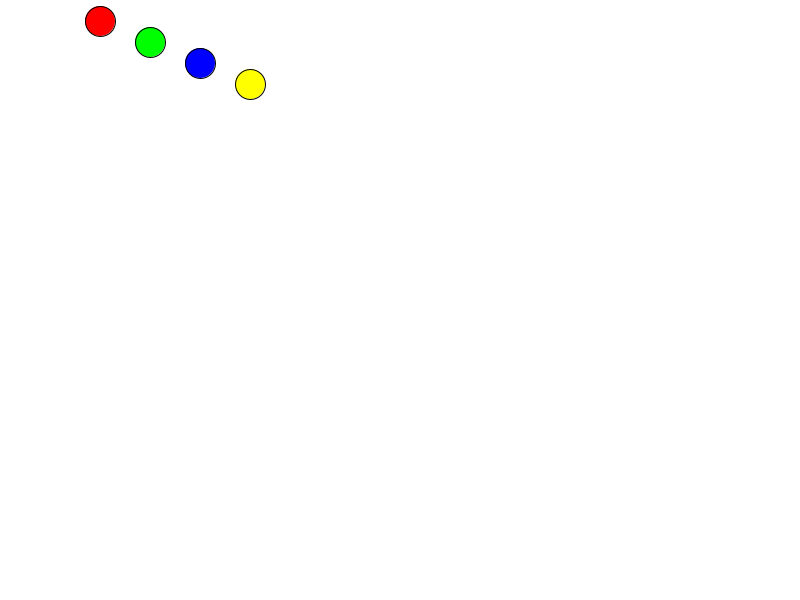
Frame 1 (no input)
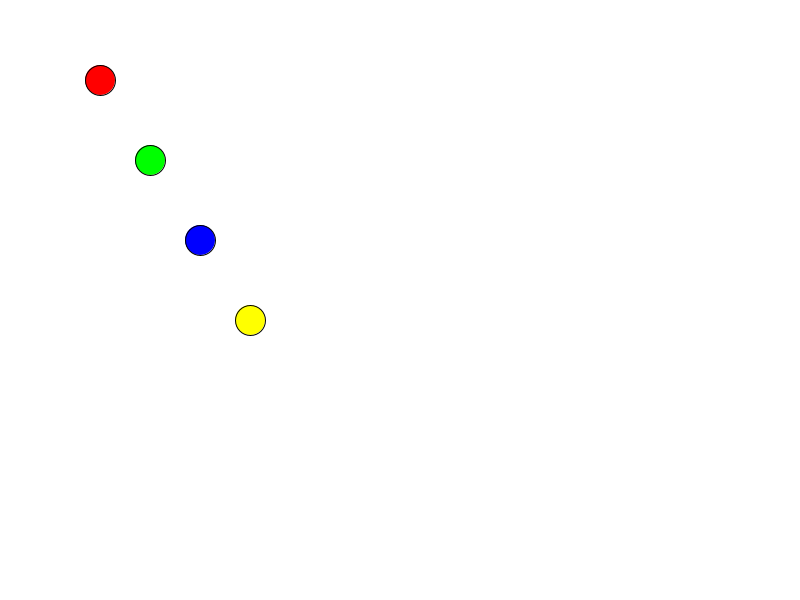
Frame 60 (the mouse pressed at the canvas centre just before this capture)
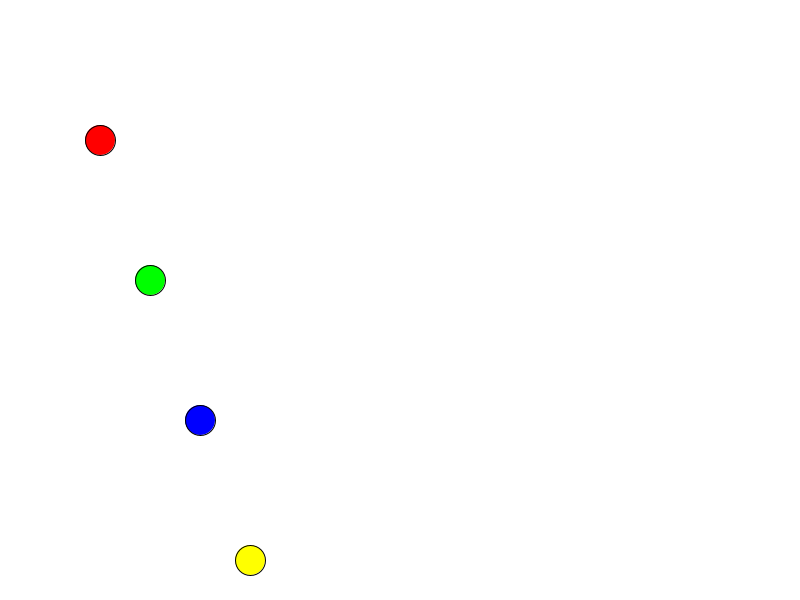
Frame 120 (the mouse held since frame 60 and released just before this capture)

The Processing sketch that drew these frames (run headless with seeded random() and noise(); from frame 60 on, the mouse is pressed at the canvas centre):

// Processing sketch: Example3
// ── Example3.pde
// Example3 - four balls, using a ball class
//
// This program is still pretty bad.
// The introduction of the Ball class organizes the variables a little better.
// But we still have the code duplicated for each ball object.
// We use the "." operator to access a variable in an object.
// See the Ball class to see the declaration of the x, y, speed, and color variables.
// This has its own tab.

// Declare the 4 ball objects.
// Initialize each with a new Ball.
// What these say is there is Ball, so it has everything in the ball class file.
// It has the name of whatever is after the class name. Aka b1, b2, b3.
Ball b1 = new Ball();
Ball b2 = new Ball();
Ball b3 = new Ball();
Ball b4 = new Ball();

void setup() {
    size( 800, 600 );

    // Initializing the ball objects only needs to be done once.
    // We put code that only runs once in the setup routine.
// As you see in the ball file, each Ball has an x, y, speed, and c. We'll tell each ball what its values are here.
// These can be read as b1's x. b2's y. etc.
    // Initialize the b1 object
    b1.x = 100;
    b1.y = 20;
    b1.speed = 1;
    b1.c = color( 255, 0, 0 );
    
    // Initialize the b2 object
    b2.x = 150;
    b2.y = 40;
    b2.speed = 2;
    b2.c = color( 0, 255, 0 );
    
    // Initialize the b3 object
    b3.x = 200;
    b3.y = 60;
    b3.speed = 3;
    b3.c = color( 0, 0, 255 );
    
    // Initialize the b4 object
    b4.x = 250;
    b4.y = 80;
    b4.speed = 4;
    b4.c = color( 255, 255, 0 );
}

void draw() {
    background(255);

    // Move the balls
    b1.y = b1.y + b1.speed;
    b2.y = b2.y + b2.speed;
    b3.y = b3.y + b3.speed;
    b4.y = b4.y + b4.speed;
    
    // Check to see if the ball went off the bottom or above the top.
    // the top row is y=0 and the bottom is y=599.
    // 
    // if so we'll set the ball to the endge and negate the speed.
    // this will make the ball travel in the opposite direction.
    
    if ( b1.y > 599 ) {
        b1.y = 599;
        b1.speed = -b1.speed;  // set speed1 to the negative of the current value
    }
    if ( b1.y < 0 ) {
        b1.y = 0;
        b1.speed = -b1.speed;  // set speed1 to the negative of the current value
    }
    
    if ( b2.y > 599 ) {
        b2.y = 599;
        b2.speed = -b2.speed;  // set speed1 to the negative of the current value
    }
    if ( b2.y < 0 ) {
        b2.y = 0;
        b2.speed = -b2.speed;  // set speed1 to the negative of the current value
    }
    
    if ( b3.y > 599 ) {
        b3.y = 599;
        b3.speed = -b3.speed;  // set speed1 to the negative of the current value
    }
    if ( b3.y < 0 ) {
        b3.y = 0;
        b3.speed = -b3.speed;  // set speed1 to the negative of the current value
    }
    
    if ( b4.y > 599 ) {
        b4.y = 599;
        b4.speed = -b4.speed;  // set speed1 to the negative of the current value
    }
    if ( b4.y < 0 ) {
        b4.y = 0;
        b4.speed = -b4.speed;  // set speed1 to the negative of the current value
    }

    // And finally after updating the balls, time to draw them.
    fill( b1.c );
    ellipse( b1.x, b1.y, 30, 30 );

    fill( b2.c );
    ellipse( b2.x, b2.y, 30, 30 );

    fill( b3.c );
    ellipse( b3.x, b3.y, 30, 30 );

    fill( b4.c );
    ellipse( b4.x, b4.y, 30, 30 );
}

// ── Ball.pde
// Create a ball class.
// Each ball has an x, y, speed and color (c)
//
// This is just the first go of the class
// It will become much more useful later.

class Ball {
    public int x;
    public int y;
    public int speed;
    public int c;  // can't use the word "color" because that is a command.
}
